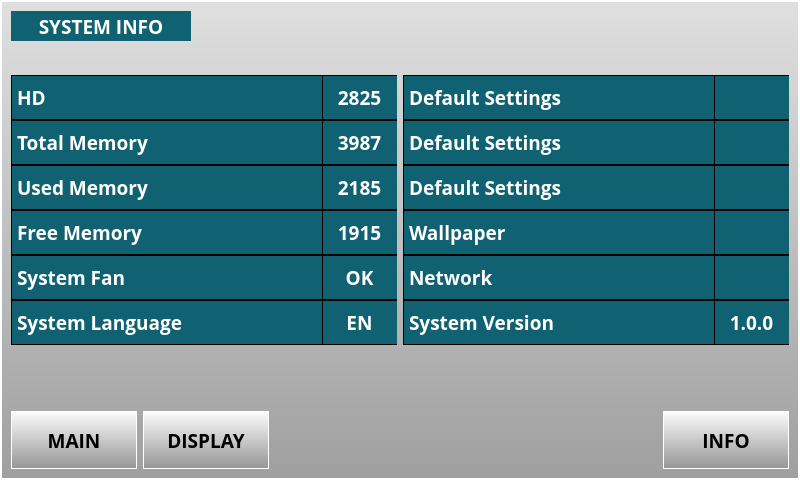
<?xml version="1.0" encoding="UTF-8"?>
<ui version="4.0">
 <class>SystemInfoForm</class>
 <widget class="QWidget" name="SystemInfoForm">
  <property name="geometry">
   <rect>
    <x>0</x>
    <y>0</y>
    <width>800</width>
    <height>480</height>
   </rect>
  </property>
  <property name="sizePolicy">
   <sizepolicy hsizetype="Fixed" vsizetype="Fixed">
    <horstretch>0</horstretch>
    <verstretch>0</verstretch>
   </sizepolicy>
  </property>
  <property name="minimumSize">
   <size>
    <width>800</width>
    <height>480</height>
   </size>
  </property>
  <property name="maximumSize">
   <size>
    <width>800</width>
    <height>480</height>
   </size>
  </property>
  <property name="windowTitle">
   <string>Form</string>
  </property>
  <property name="styleSheet">
   <string notr="true">QWidget{
    font-family : &quot;Open Sans&quot;;
    font-weight : 550;
    font-size:14pt;
}

#mainFrame{
    background-color : qlineargradient(spread:reflect, x1:0, y1:0.006, x2:0, y2:1, stop:0 rgba(223, 223, 223, 255), stop:1 rgba(159, 159, 159, 255));
border: 2px solid white;
}

QPushButton, #pbSave, #pbCancel, #pbSelect{
background-color:qlineargradient(spread:pad, x1:0, y1:0, x2:0, y2:1, stop:0 rgba(253, 253, 253, 255), stop:1 rgba(149, 149, 149, 255));
border: 1px solid white;
color: black;
}

QPushButton{
background-color:qlineargradient(spread:pad, x1:0, y1:0, x2:0, y2:1, stop:0 rgba(253, 253, 253, 255), stop:1 rgba(149, 149, 149, 255));
border: 1px solid white;
color: black;
}

QPushButton:focus{ background-color: rgb(239, 159, 31);}

QPushButton:focus:selected{ background-color: rgb(239, 159, 31);}


#lbWidgetTitle{
    border: 1px solid black;
    background-color:rgb(16, 97, 114);
    color: white;
}

#lbCategoryName{
    border: 1px solid black;
    background-color:rgb(16, 97, 114);
    color: white;
    padding-left: 10px;
}

#lbCategory{
    border: 1px solid white;
    background-color:rgb(49, 51, 48);
    color: white;
}

QLabel{
color: white;
background-color:rgb(16, 97, 114);
border : 1px solid black;
border-right: 1px solid transparent;
}</string>
  </property>
  <layout class="QGridLayout" name="gridLayout_16">
   <property name="leftMargin">
    <number>0</number>
   </property>
   <property name="topMargin">
    <number>0</number>
   </property>
   <property name="rightMargin">
    <number>0</number>
   </property>
   <property name="bottomMargin">
    <number>0</number>
   </property>
   <property name="spacing">
    <number>0</number>
   </property>
   <item row="0" column="0">
    <widget class="QFrame" name="mainFrame">
     <property name="sizePolicy">
      <sizepolicy hsizetype="Expanding" vsizetype="Expanding">
       <horstretch>0</horstretch>
       <verstretch>0</verstretch>
      </sizepolicy>
     </property>
     <property name="minimumSize">
      <size>
       <width>800</width>
       <height>480</height>
      </size>
     </property>
     <property name="maximumSize">
      <size>
       <width>800</width>
       <height>480</height>
      </size>
     </property>
     <property name="font">
      <font>
       <family>Open Sans</family>
       <pointsize>14</pointsize>
       <weight>68</weight>
       <bold>true</bold>
      </font>
     </property>
     <property name="styleSheet">
      <string notr="true"/>
     </property>
     <property name="frameShape">
      <enum>QFrame::StyledPanel</enum>
     </property>
     <property name="frameShadow">
      <enum>QFrame::Raised</enum>
     </property>
     <layout class="QGridLayout" name="gridLayout_6">
      <item row="0" column="0">
       <widget class="QFrame" name="frameTop">
        <property name="sizePolicy">
         <sizepolicy hsizetype="Expanding" vsizetype="Fixed">
          <horstretch>0</horstretch>
          <verstretch>0</verstretch>
         </sizepolicy>
        </property>
        <property name="minimumSize">
         <size>
          <width>0</width>
          <height>58</height>
         </size>
        </property>
        <property name="maximumSize">
         <size>
          <width>16777215</width>
          <height>58</height>
         </size>
        </property>
        <property name="styleSheet">
         <string notr="true">border: none;</string>
        </property>
        <layout class="QGridLayout" name="gridLayout_7">
         <property name="leftMargin">
          <number>0</number>
         </property>
         <property name="topMargin">
          <number>0</number>
         </property>
         <property name="rightMargin">
          <number>0</number>
         </property>
         <property name="bottomMargin">
          <number>0</number>
         </property>
         <property name="horizontalSpacing">
          <number>8</number>
         </property>
         <property name="verticalSpacing">
          <number>0</number>
         </property>
         <item row="0" column="1">
          <spacer name="horizontalSpacer_12">
           <property name="orientation">
            <enum>Qt::Horizontal</enum>
           </property>
           <property name="sizeHint" stdset="0">
            <size>
             <width>40</width>
             <height>20</height>
            </size>
           </property>
          </spacer>
         </item>
         <item row="0" column="0">
          <layout class="QVBoxLayout" name="verticalLayout">
           <item>
            <widget class="QLabel" name="lbWidgetTitle">
             <property name="minimumSize">
              <size>
               <width>180</width>
               <height>30</height>
              </size>
             </property>
             <property name="maximumSize">
              <size>
               <width>180</width>
               <height>30</height>
              </size>
             </property>
             <property name="font">
              <font>
               <family>Open Sans</family>
               <pointsize>14</pointsize>
               <weight>68</weight>
               <bold>true</bold>
              </font>
             </property>
             <property name="styleSheet">
              <string notr="true"/>
             </property>
             <property name="text">
              <string>SYSTEM INFO</string>
             </property>
             <property name="alignment">
              <set>Qt::AlignCenter</set>
             </property>
            </widget>
           </item>
           <item>
            <spacer name="verticalSpacer_3">
             <property name="orientation">
              <enum>Qt::Vertical</enum>
             </property>
             <property name="sizeHint" stdset="0">
              <size>
               <width>20</width>
               <height>40</height>
              </size>
             </property>
            </spacer>
           </item>
          </layout>
         </item>
        </layout>
       </widget>
      </item>
      <item row="1" column="0">
       <layout class="QGridLayout" name="gridLayout_13">
        <property name="verticalSpacing">
         <number>0</number>
        </property>
        <item row="2" column="0">
         <layout class="QGridLayout" name="gridLayout_3">
          <property name="spacing">
           <number>0</number>
          </property>
          <item row="0" column="1">
           <widget class="QLabel" name="lbUsedMemValue">
            <property name="minimumSize">
             <size>
              <width>75</width>
              <height>0</height>
             </size>
            </property>
            <property name="maximumSize">
             <size>
              <width>75</width>
              <height>16777215</height>
             </size>
            </property>
            <property name="font">
             <font>
              <family>Open Sans</family>
              <pointsize>14</pointsize>
              <weight>68</weight>
              <bold>true</bold>
             </font>
            </property>
            <property name="styleSheet">
             <string notr="true"/>
            </property>
            <property name="text">
             <string>2185</string>
            </property>
            <property name="alignment">
             <set>Qt::AlignCenter</set>
            </property>
           </widget>
          </item>
          <item row="0" column="0">
           <widget class="QLabel" name="label_3">
            <property name="minimumSize">
             <size>
              <width>0</width>
              <height>45</height>
             </size>
            </property>
            <property name="maximumSize">
             <size>
              <width>16777215</width>
              <height>45</height>
             </size>
            </property>
            <property name="font">
             <font>
              <family>Open Sans</family>
              <pointsize>14</pointsize>
              <weight>68</weight>
              <bold>true</bold>
             </font>
            </property>
            <property name="styleSheet">
             <string notr="true"/>
            </property>
            <property name="text">
             <string>Used Memory</string>
            </property>
           </widget>
          </item>
         </layout>
        </item>
        <item row="0" column="1">
         <layout class="QGridLayout" name="gridLayout_9">
          <property name="spacing">
           <number>0</number>
          </property>
          <item row="0" column="0">
           <widget class="QLabel" name="label_7">
            <property name="minimumSize">
             <size>
              <width>0</width>
              <height>45</height>
             </size>
            </property>
            <property name="maximumSize">
             <size>
              <width>16777215</width>
              <height>45</height>
             </size>
            </property>
            <property name="font">
             <font>
              <family>Open Sans</family>
              <pointsize>14</pointsize>
              <weight>68</weight>
              <bold>true</bold>
             </font>
            </property>
            <property name="styleSheet">
             <string notr="true"/>
            </property>
            <property name="text">
             <string>Default Settings</string>
            </property>
           </widget>
          </item>
          <item row="0" column="1">
           <widget class="QLabel" name="label_11">
            <property name="minimumSize">
             <size>
              <width>75</width>
              <height>0</height>
             </size>
            </property>
            <property name="maximumSize">
             <size>
              <width>75</width>
              <height>16777215</height>
             </size>
            </property>
            <property name="font">
             <font>
              <family>Open Sans</family>
              <pointsize>14</pointsize>
              <weight>68</weight>
              <bold>true</bold>
             </font>
            </property>
            <property name="styleSheet">
             <string notr="true"/>
            </property>
            <property name="text">
             <string/>
            </property>
            <property name="alignment">
             <set>Qt::AlignCenter</set>
            </property>
           </widget>
          </item>
         </layout>
        </item>
        <item row="3" column="0">
         <layout class="QGridLayout" name="gridLayout_4">
          <property name="spacing">
           <number>0</number>
          </property>
          <item row="0" column="0">
           <widget class="QLabel" name="label_4">
            <property name="minimumSize">
             <size>
              <width>0</width>
              <height>45</height>
             </size>
            </property>
            <property name="maximumSize">
             <size>
              <width>16777215</width>
              <height>45</height>
             </size>
            </property>
            <property name="font">
             <font>
              <family>Open Sans</family>
              <pointsize>14</pointsize>
              <weight>68</weight>
              <bold>true</bold>
             </font>
            </property>
            <property name="styleSheet">
             <string notr="true"/>
            </property>
            <property name="text">
             <string>Free Memory</string>
            </property>
           </widget>
          </item>
          <item row="0" column="1">
           <widget class="QLabel" name="lbFreeMemValue">
            <property name="minimumSize">
             <size>
              <width>75</width>
              <height>0</height>
             </size>
            </property>
            <property name="maximumSize">
             <size>
              <width>75</width>
              <height>16777215</height>
             </size>
            </property>
            <property name="font">
             <font>
              <family>Open Sans</family>
              <pointsize>14</pointsize>
              <weight>68</weight>
              <bold>true</bold>
             </font>
            </property>
            <property name="styleSheet">
             <string notr="true"/>
            </property>
            <property name="text">
             <string>1915</string>
            </property>
            <property name="alignment">
             <set>Qt::AlignCenter</set>
            </property>
           </widget>
          </item>
         </layout>
        </item>
        <item row="0" column="0">
         <layout class="QGridLayout" name="gridLayout">
          <property name="spacing">
           <number>0</number>
          </property>
          <item row="0" column="0">
           <widget class="QLabel" name="label">
            <property name="minimumSize">
             <size>
              <width>0</width>
              <height>45</height>
             </size>
            </property>
            <property name="maximumSize">
             <size>
              <width>16777215</width>
              <height>45</height>
             </size>
            </property>
            <property name="font">
             <font>
              <family>Open Sans</family>
              <pointsize>14</pointsize>
              <weight>68</weight>
              <bold>true</bold>
             </font>
            </property>
            <property name="styleSheet">
             <string notr="true"/>
            </property>
            <property name="text">
             <string>HD</string>
            </property>
           </widget>
          </item>
          <item row="0" column="1">
           <widget class="QLabel" name="lbHDValue">
            <property name="minimumSize">
             <size>
              <width>75</width>
              <height>0</height>
             </size>
            </property>
            <property name="maximumSize">
             <size>
              <width>75</width>
              <height>16777215</height>
             </size>
            </property>
            <property name="font">
             <font>
              <family>Open Sans</family>
              <pointsize>14</pointsize>
              <weight>68</weight>
              <bold>true</bold>
             </font>
            </property>
            <property name="styleSheet">
             <string notr="true"/>
            </property>
            <property name="text">
             <string>2825</string>
            </property>
            <property name="alignment">
             <set>Qt::AlignCenter</set>
            </property>
           </widget>
          </item>
         </layout>
        </item>
        <item row="1" column="1">
         <layout class="QGridLayout" name="gridLayout_10">
          <property name="spacing">
           <number>0</number>
          </property>
          <item row="0" column="0">
           <widget class="QLabel" name="label_8">
            <property name="minimumSize">
             <size>
              <width>0</width>
              <height>45</height>
             </size>
            </property>
            <property name="maximumSize">
             <size>
              <width>16777215</width>
              <height>45</height>
             </size>
            </property>
            <property name="font">
             <font>
              <family>Open Sans</family>
              <pointsize>14</pointsize>
              <weight>68</weight>
              <bold>true</bold>
             </font>
            </property>
            <property name="styleSheet">
             <string notr="true"/>
            </property>
            <property name="text">
             <string>Default Settings</string>
            </property>
           </widget>
          </item>
          <item row="0" column="1">
           <widget class="QLabel" name="label_12">
            <property name="minimumSize">
             <size>
              <width>75</width>
              <height>0</height>
             </size>
            </property>
            <property name="maximumSize">
             <size>
              <width>75</width>
              <height>16777215</height>
             </size>
            </property>
            <property name="font">
             <font>
              <family>Open Sans</family>
              <pointsize>14</pointsize>
              <weight>68</weight>
              <bold>true</bold>
             </font>
            </property>
            <property name="styleSheet">
             <string notr="true"/>
            </property>
            <property name="text">
             <string/>
            </property>
            <property name="alignment">
             <set>Qt::AlignCenter</set>
            </property>
           </widget>
          </item>
         </layout>
        </item>
        <item row="5" column="0">
         <layout class="QGridLayout" name="gridLayout_8">
          <property name="spacing">
           <number>0</number>
          </property>
          <item row="0" column="0">
           <widget class="QLabel" name="label_6">
            <property name="minimumSize">
             <size>
              <width>0</width>
              <height>45</height>
             </size>
            </property>
            <property name="maximumSize">
             <size>
              <width>16777215</width>
              <height>45</height>
             </size>
            </property>
            <property name="font">
             <font>
              <family>Open Sans</family>
              <pointsize>14</pointsize>
              <weight>68</weight>
              <bold>true</bold>
             </font>
            </property>
            <property name="styleSheet">
             <string notr="true"/>
            </property>
            <property name="text">
             <string>System Language</string>
            </property>
           </widget>
          </item>
          <item row="0" column="1">
           <widget class="QLabel" name="lbSystemLangValue">
            <property name="minimumSize">
             <size>
              <width>75</width>
              <height>0</height>
             </size>
            </property>
            <property name="maximumSize">
             <size>
              <width>75</width>
              <height>16777215</height>
             </size>
            </property>
            <property name="font">
             <font>
              <family>Open Sans</family>
              <pointsize>14</pointsize>
              <weight>68</weight>
              <bold>true</bold>
             </font>
            </property>
            <property name="styleSheet">
             <string notr="true"/>
            </property>
            <property name="text">
             <string>EN</string>
            </property>
            <property name="alignment">
             <set>Qt::AlignCenter</set>
            </property>
           </widget>
          </item>
         </layout>
        </item>
        <item row="2" column="1">
         <layout class="QGridLayout" name="gridLayout_11">
          <property name="spacing">
           <number>0</number>
          </property>
          <item row="0" column="0">
           <widget class="QLabel" name="label_9">
            <property name="minimumSize">
             <size>
              <width>0</width>
              <height>45</height>
             </size>
            </property>
            <property name="maximumSize">
             <size>
              <width>16777215</width>
              <height>45</height>
             </size>
            </property>
            <property name="font">
             <font>
              <family>Open Sans</family>
              <pointsize>14</pointsize>
              <weight>68</weight>
              <bold>true</bold>
             </font>
            </property>
            <property name="styleSheet">
             <string notr="true"/>
            </property>
            <property name="text">
             <string>Default Settings</string>
            </property>
           </widget>
          </item>
          <item row="0" column="1">
           <widget class="QLabel" name="label_13">
            <property name="minimumSize">
             <size>
              <width>75</width>
              <height>0</height>
             </size>
            </property>
            <property name="maximumSize">
             <size>
              <width>75</width>
              <height>16777215</height>
             </size>
            </property>
            <property name="font">
             <font>
              <family>Open Sans</family>
              <pointsize>14</pointsize>
              <weight>68</weight>
              <bold>true</bold>
             </font>
            </property>
            <property name="styleSheet">
             <string notr="true"/>
            </property>
            <property name="text">
             <string/>
            </property>
            <property name="alignment">
             <set>Qt::AlignCenter</set>
            </property>
           </widget>
          </item>
         </layout>
        </item>
        <item row="1" column="0">
         <layout class="QGridLayout" name="gridLayout_2">
          <property name="spacing">
           <number>0</number>
          </property>
          <item row="0" column="0">
           <widget class="QLabel" name="label_2">
            <property name="minimumSize">
             <size>
              <width>0</width>
              <height>45</height>
             </size>
            </property>
            <property name="maximumSize">
             <size>
              <width>16777215</width>
              <height>45</height>
             </size>
            </property>
            <property name="font">
             <font>
              <family>Open Sans</family>
              <pointsize>14</pointsize>
              <weight>68</weight>
              <bold>true</bold>
             </font>
            </property>
            <property name="styleSheet">
             <string notr="true"/>
            </property>
            <property name="text">
             <string>Total Memory</string>
            </property>
           </widget>
          </item>
          <item row="0" column="1">
           <widget class="QLabel" name="lbTotalMemValue">
            <property name="minimumSize">
             <size>
              <width>75</width>
              <height>0</height>
             </size>
            </property>
            <property name="maximumSize">
             <size>
              <width>75</width>
              <height>16777215</height>
             </size>
            </property>
            <property name="font">
             <font>
              <family>Open Sans</family>
              <pointsize>14</pointsize>
              <weight>68</weight>
              <bold>true</bold>
             </font>
            </property>
            <property name="styleSheet">
             <string notr="true"/>
            </property>
            <property name="text">
             <string>3987</string>
            </property>
            <property name="alignment">
             <set>Qt::AlignCenter</set>
            </property>
           </widget>
          </item>
         </layout>
        </item>
        <item row="4" column="0">
         <layout class="QGridLayout" name="gridLayout_5">
          <property name="spacing">
           <number>0</number>
          </property>
          <item row="0" column="0">
           <widget class="QLabel" name="label_5">
            <property name="minimumSize">
             <size>
              <width>0</width>
              <height>45</height>
             </size>
            </property>
            <property name="maximumSize">
             <size>
              <width>16777215</width>
              <height>45</height>
             </size>
            </property>
            <property name="font">
             <font>
              <family>Open Sans</family>
              <pointsize>14</pointsize>
              <weight>68</weight>
              <bold>true</bold>
             </font>
            </property>
            <property name="styleSheet">
             <string notr="true"/>
            </property>
            <property name="text">
             <string>System Fan</string>
            </property>
           </widget>
          </item>
          <item row="0" column="1">
           <widget class="QLabel" name="lbSystemFanValue">
            <property name="minimumSize">
             <size>
              <width>75</width>
              <height>0</height>
             </size>
            </property>
            <property name="maximumSize">
             <size>
              <width>75</width>
              <height>16777215</height>
             </size>
            </property>
            <property name="font">
             <font>
              <family>Open Sans</family>
              <pointsize>14</pointsize>
              <weight>68</weight>
              <bold>true</bold>
             </font>
            </property>
            <property name="styleSheet">
             <string notr="true"/>
            </property>
            <property name="text">
             <string>OK</string>
            </property>
            <property name="alignment">
             <set>Qt::AlignCenter</set>
            </property>
           </widget>
          </item>
         </layout>
        </item>
        <item row="3" column="1">
         <layout class="QGridLayout" name="gridLayout_12">
          <property name="spacing">
           <number>0</number>
          </property>
          <item row="0" column="0">
           <widget class="QLabel" name="label_15">
            <property name="minimumSize">
             <size>
              <width>0</width>
              <height>45</height>
             </size>
            </property>
            <property name="maximumSize">
             <size>
              <width>16777215</width>
              <height>45</height>
             </size>
            </property>
            <property name="font">
             <font>
              <family>Open Sans</family>
              <pointsize>14</pointsize>
              <weight>68</weight>
              <bold>true</bold>
             </font>
            </property>
            <property name="styleSheet">
             <string notr="true"/>
            </property>
            <property name="text">
             <string>Wallpaper</string>
            </property>
           </widget>
          </item>
          <item row="0" column="1">
           <widget class="QLabel" name="label_16">
            <property name="minimumSize">
             <size>
              <width>75</width>
              <height>0</height>
             </size>
            </property>
            <property name="maximumSize">
             <size>
              <width>75</width>
              <height>16777215</height>
             </size>
            </property>
            <property name="font">
             <font>
              <family>Open Sans</family>
              <pointsize>14</pointsize>
              <weight>68</weight>
              <bold>true</bold>
             </font>
            </property>
            <property name="styleSheet">
             <string notr="true"/>
            </property>
            <property name="text">
             <string/>
            </property>
            <property name="alignment">
             <set>Qt::AlignCenter</set>
            </property>
           </widget>
          </item>
         </layout>
        </item>
        <item row="4" column="1">
         <layout class="QGridLayout" name="gridLayout_14">
          <property name="spacing">
           <number>0</number>
          </property>
          <item row="0" column="0">
           <widget class="QLabel" name="label_17">
            <property name="minimumSize">
             <size>
              <width>0</width>
              <height>45</height>
             </size>
            </property>
            <property name="maximumSize">
             <size>
              <width>16777215</width>
              <height>45</height>
             </size>
            </property>
            <property name="font">
             <font>
              <family>Open Sans</family>
              <pointsize>14</pointsize>
              <weight>68</weight>
              <bold>true</bold>
             </font>
            </property>
            <property name="styleSheet">
             <string notr="true"/>
            </property>
            <property name="text">
             <string>Network</string>
            </property>
           </widget>
          </item>
          <item row="0" column="1">
           <widget class="QLabel" name="label_18">
            <property name="minimumSize">
             <size>
              <width>75</width>
              <height>0</height>
             </size>
            </property>
            <property name="maximumSize">
             <size>
              <width>75</width>
              <height>16777215</height>
             </size>
            </property>
            <property name="font">
             <font>
              <family>Open Sans</family>
              <pointsize>14</pointsize>
              <weight>68</weight>
              <bold>true</bold>
             </font>
            </property>
            <property name="styleSheet">
             <string notr="true"/>
            </property>
            <property name="text">
             <string/>
            </property>
            <property name="alignment">
             <set>Qt::AlignCenter</set>
            </property>
           </widget>
          </item>
         </layout>
        </item>
        <item row="5" column="1">
         <layout class="QGridLayout" name="gridLayout_15">
          <property name="spacing">
           <number>0</number>
          </property>
          <item row="0" column="0">
           <widget class="QLabel" name="label_19">
            <property name="minimumSize">
             <size>
              <width>0</width>
              <height>45</height>
             </size>
            </property>
            <property name="maximumSize">
             <size>
              <width>16777215</width>
              <height>45</height>
             </size>
            </property>
            <property name="font">
             <font>
              <family>Open Sans</family>
              <pointsize>14</pointsize>
              <weight>68</weight>
              <bold>true</bold>
             </font>
            </property>
            <property name="styleSheet">
             <string notr="true"/>
            </property>
            <property name="text">
             <string>System Version</string>
            </property>
           </widget>
          </item>
          <item row="0" column="1">
           <widget class="QLabel" name="lbSystemVersionValue">
            <property name="minimumSize">
             <size>
              <width>75</width>
              <height>0</height>
             </size>
            </property>
            <property name="maximumSize">
             <size>
              <width>75</width>
              <height>16777215</height>
             </size>
            </property>
            <property name="font">
             <font>
              <family>Open Sans</family>
              <pointsize>14</pointsize>
              <weight>68</weight>
              <bold>true</bold>
             </font>
            </property>
            <property name="styleSheet">
             <string notr="true"/>
            </property>
            <property name="text">
             <string>1.0.0</string>
            </property>
            <property name="alignment">
             <set>Qt::AlignCenter</set>
            </property>
           </widget>
          </item>
         </layout>
        </item>
       </layout>
      </item>
      <item row="2" column="0">
       <spacer name="verticalSpacer">
        <property name="orientation">
         <enum>Qt::Vertical</enum>
        </property>
        <property name="sizeHint" stdset="0">
         <size>
          <width>20</width>
          <height>40</height>
         </size>
        </property>
       </spacer>
      </item>
      <item row="3" column="0">
       <layout class="QHBoxLayout" name="horizontalLayout_3">
        <item>
         <widget class="QPushButton" name="pbMain">
          <property name="sizePolicy">
           <sizepolicy hsizetype="Fixed" vsizetype="Fixed">
            <horstretch>0</horstretch>
            <verstretch>0</verstretch>
           </sizepolicy>
          </property>
          <property name="minimumSize">
           <size>
            <width>126</width>
            <height>58</height>
           </size>
          </property>
          <property name="maximumSize">
           <size>
            <width>126</width>
            <height>58</height>
           </size>
          </property>
          <property name="font">
           <font>
            <family>Open Sans</family>
            <pointsize>14</pointsize>
            <weight>68</weight>
            <bold>true</bold>
           </font>
          </property>
          <property name="styleSheet">
           <string notr="true"/>
          </property>
          <property name="text">
           <string>MAIN</string>
          </property>
         </widget>
        </item>
        <item>
         <widget class="QPushButton" name="pbDisplay">
          <property name="sizePolicy">
           <sizepolicy hsizetype="Fixed" vsizetype="Fixed">
            <horstretch>0</horstretch>
            <verstretch>0</verstretch>
           </sizepolicy>
          </property>
          <property name="minimumSize">
           <size>
            <width>126</width>
            <height>58</height>
           </size>
          </property>
          <property name="maximumSize">
           <size>
            <width>126</width>
            <height>58</height>
           </size>
          </property>
          <property name="font">
           <font>
            <family>Open Sans</family>
            <pointsize>14</pointsize>
            <weight>68</weight>
            <bold>true</bold>
           </font>
          </property>
          <property name="styleSheet">
           <string notr="true"/>
          </property>
          <property name="text">
           <string>DISPLAY</string>
          </property>
         </widget>
        </item>
        <item>
         <spacer name="horizontalSpacer">
          <property name="orientation">
           <enum>Qt::Horizontal</enum>
          </property>
          <property name="sizeHint" stdset="0">
           <size>
            <width>40</width>
            <height>20</height>
           </size>
          </property>
         </spacer>
        </item>
        <item>
         <widget class="QPushButton" name="pbInfo">
          <property name="sizePolicy">
           <sizepolicy hsizetype="Fixed" vsizetype="Fixed">
            <horstretch>0</horstretch>
            <verstretch>0</verstretch>
           </sizepolicy>
          </property>
          <property name="minimumSize">
           <size>
            <width>126</width>
            <height>58</height>
           </size>
          </property>
          <property name="maximumSize">
           <size>
            <width>126</width>
            <height>58</height>
           </size>
          </property>
          <property name="font">
           <font>
            <family>Open Sans</family>
            <pointsize>14</pointsize>
            <weight>68</weight>
            <bold>true</bold>
           </font>
          </property>
          <property name="styleSheet">
           <string notr="true"/>
          </property>
          <property name="text">
           <string>INFO</string>
          </property>
         </widget>
        </item>
       </layout>
      </item>
     </layout>
    </widget>
   </item>
  </layout>
 </widget>
 <resources/>
 <connections/>
</ui>
